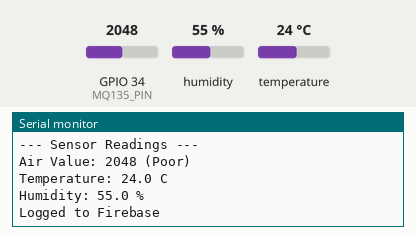
A sketch run on a simulated ESP32. Shown: the last lines printed to the serial monitor. The inputs (shaded band) are chosen by the test bench; at power-on: GPIO 34 (MQ135_PIN) = 2048, humidity 55 %, temperature 24 °C. WiFi joins after 1.5 s; servers stay silent unless stated; the local clock reads 2024-03-15 10:24:30 at power-on unless the sketch sets it; not simulated (calls return 0 or success): secrets.h.

Above: at 4.7 s.
4.8 s: GPIO 34 (MQ135_PIN) set to 2540
At 8.8 s:
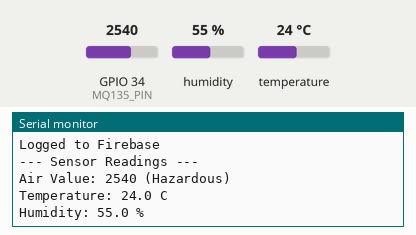
15.3 s: GPIO 34 (MQ135_PIN) set to 1460
At 19.11 s:
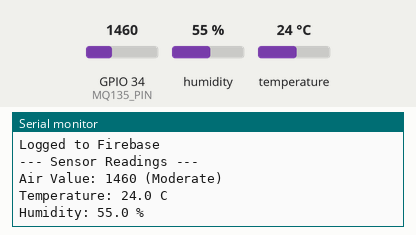
25.6 s: GPIO 34 (MQ135_PIN) set to 760
At 29.43 s:
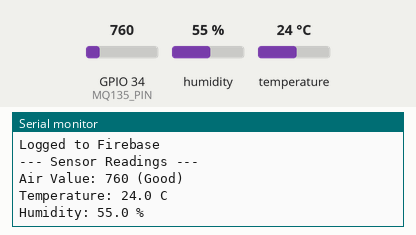
35.9 s: humidity set to 22 %
At 40.4 s:
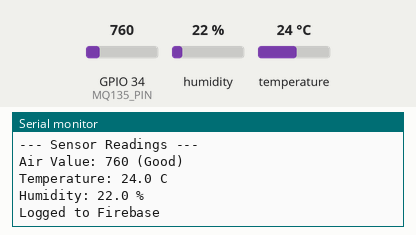
41.7 s: temperature set to 12 °C
At 46.4 s:
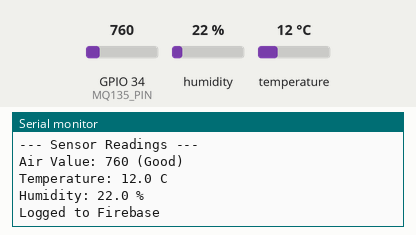
47.5 s: humidity set to 40 %
At 51.2 s:
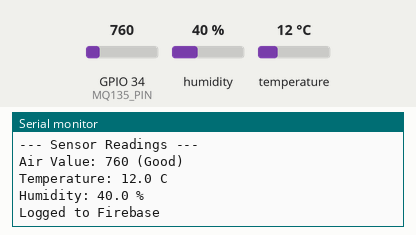
Timing chart, 0 to 52.7 s (numbered marks = the images above; inputs shaded):
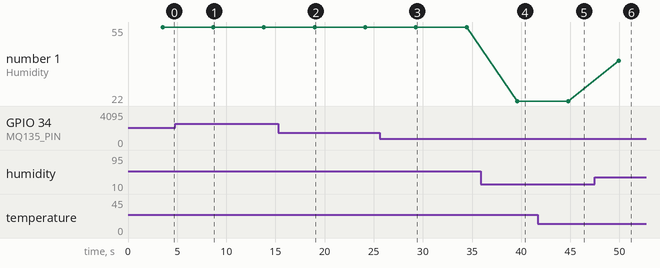

The sketch:

smartair_esp32.ino
```cpp
/*
 * SmartAir ESP32 Sensor Node (Firmware)
 * ─────────────────────────────────────────────────────────────────────────────
 * Overview:
 *   This sketch runs on an ESP32 microcontroller acting as an edge IoT node.
 *   It collects atmospheric readings (ambient temperature and relative humidity)
 *   via a DHT22 sensor and raw volatile organic compound/gas concentration levels
 *   via an MQ135 sensor.
 *
 * Hardware Pin Mapping:
 *   - MQ135 Analog Out -> GPIO Pin 34 (configured as analog input).
 *   - DHT22 Data Pin   -> GPIO Pin 15 (configured with internal pullup).
 *
 * Execution Flow:
 *   1. Hardware Initialization: Initializes serial communications (115200 baud)
 *      and starts the DHT sensor.
 *   2. Network Connection: Establishes a Wi-Fi link using credentials defined
 *      in the secrets.h configuration header.
 *   3. Clock Sync (NTP): Connects to global NTP pool servers to sync the system
 *      time. Configures a timezone offset of +5.5 hours (19800 seconds) for
 *      Indian Standard Time (IST). This is critical for database logging keys.
 *   4. Firebase Initialization: Configures the database URL and credentials
 *      legacy auth tokens to prepare the HTTP payload transmitter client.
 *   5. Main Monitor Loop (runs every 5 seconds):
 *      - Performs analog and digital sensor reads.
 *      - Outputs the formatted values to the Serial Monitor for local diagnostics.
 *      - Construct a JSON payload container (with sensor metrics and raw air quality).
 *      - Computes database path with Unix epoch timestamp in milliseconds.
 *      - Performs an HTTP PUT operation to write logs directly to the database.
 */

#include <DHT.h>
#include <FirebaseESP32.h>
#include <WiFi.h>
#include <time.h>

#include "secrets.h"

#define MQ135_PIN  34
#define DHTPIN     15
#define DHTTYPE    DHT22

DHT dht(DHTPIN, DHTTYPE);

FirebaseData   fbdo;
FirebaseAuth   auth;
FirebaseConfig config;

// Maps raw analog MQ135 reading to basic descriptive levels
String getRawStatus(int rawValue) {
    if (rawValue <= 800)  return "Good";
    if (rawValue <= 1500) return "Moderate";
    if (rawValue <= 2500) return "Poor";
    return "Hazardous";
}

void setup() {
    Serial.begin(115200);
    dht.begin();
    delay(2000);

    WiFi.begin(WIFI_SSID, WIFI_PASSWORD);
    Serial.print("Connecting to Wi-Fi");
    while (WiFi.status() != WL_CONNECTED) {
        delay(500);
        Serial.print(".");
    }
    Serial.println("\nWi-Fi connected. IP: " + WiFi.localIP().toString());

    // 19800 seconds = 5h 30m offset for Indian Standard Time (IST)
    configTime(19800, 0, "pool.ntp.org", "time.nist.gov");
    Serial.print("Syncing time via NTP");
    time_t now = time(nullptr);
    while (now < 100000) {
        delay(500);
        Serial.print(".");
        now = time(nullptr);
    }
    Serial.println("\nTime synced");

    config.database_url              = DATABASE_URL;
    config.signer.tokens.legacy_token = DATABASE_SECRET;
    Firebase.begin(&config, &auth);
    Firebase.reconnectWiFi(true);
    Serial.println("Firebase ready");
}

void loop() {
    int airValue = analogRead(MQ135_PIN);
    float temperature = dht.readTemperature();
    float humidity = dht.readHumidity();
    bool dhtOk = !(isnan(temperature) || isnan(humidity));

    Serial.println("\n--- Sensor Readings ---");
    Serial.printf("Air Value: %d (%s)\n", airValue, getRawStatus(airValue).c_str());
    if (dhtOk) {
        Serial.printf("Temperature: %.1f C\n", temperature);
        Serial.printf("Humidity: %.1f %%\n", humidity);
    } else {
        Serial.println("DHT read failed");
    }

    // Appending "000" converts seconds to milliseconds without requiring 64-bit int support
    time_t now = time(nullptr);
    String path = "/AQI_Logs/" + String((unsigned long)now) + "000";

    FirebaseJson json;
    json.set("AirQuality", airValue);
    json.set("Status", getRawStatus(airValue));
    if (dhtOk) {
        json.set("Temperature", temperature);
        json.set("Humidity", humidity);
    }

    if (Firebase.setJSON(fbdo, path, json)) {
        Serial.println("Logged to Firebase");
    } else {
        Serial.printf("Firebase error: %s\n", fbdo.errorReason().c_str());
    }

    delay(5000);
}
```

Measured:
- after the input at 4.8 s, the serial monitor: prints a new line after 3.9 s (image 1)
- after the input at 15.3 s, the serial monitor: prints a new line after 3.7 s (image 2)
- after the input at 25.6 s, the serial monitor: prints a new line after 3.7 s (image 3)
- after the input at 35.9 s, the serial monitor: prints a new line after 3.7 s (image 4)
- after the input at 41.7 s, the serial monitor: prints a new line after 3.1 s (image 5)
- after the input at 47.5 s, the serial monitor: prints a new line after 2.4 s (image 6)
- plotted number 1: 55 → 22 after the input at 35.9 s, 22 → 40 after the input at 47.5 s
